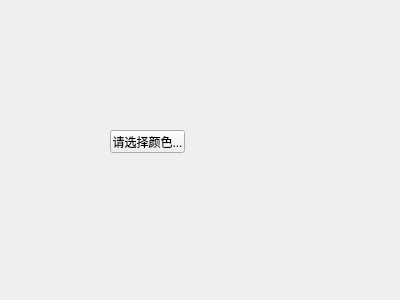
<?xml version="1.0" encoding="UTF-8"?>
<ui version="4.0">
 <class>Form</class>
 <widget class="QWidget" name="Form">
  <property name="geometry">
   <rect>
    <x>0</x>
    <y>0</y>
    <width>400</width>
    <height>300</height>
   </rect>
  </property>
  <property name="windowTitle">
   <string>Form</string>
  </property>
  <widget class="QPushButton" name="pushButton">
   <property name="geometry">
    <rect>
     <x>110</x>
     <y>130</y>
     <width>75</width>
     <height>23</height>
    </rect>
   </property>
   <property name="text">
    <string>请选择颜色...</string>
   </property>
  </widget>
 </widget>
 <resources/>
 <connections/>
</ui>
